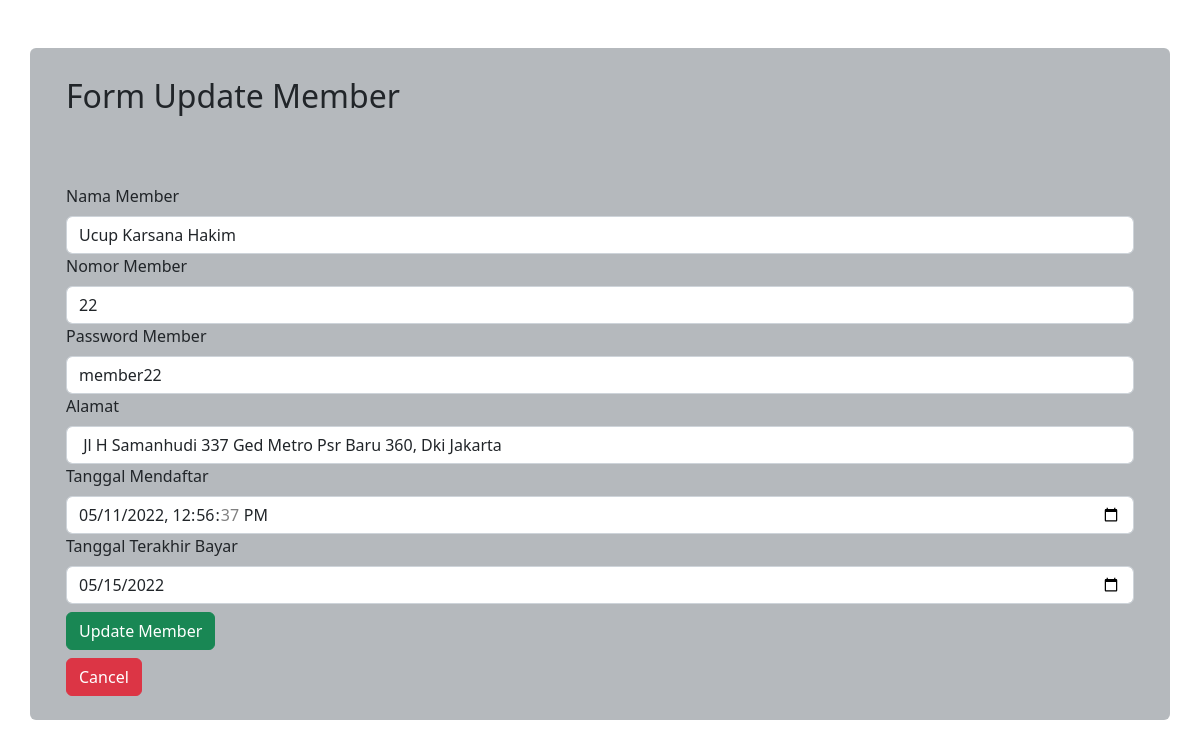
Page /MemberForm.php?id_member=1&form=update (signed in) on the committed database.
### tables this page shows
CREATE TABLE `member` (
  `id_member` int(11) NOT NULL,
  `nama_member` varchar(250) NOT NULL,
  `nomor_member` varchar(15) NOT NULL,
  `password_member` varchar(16) NOT NULL,
  `alamat` text NOT NULL,
  `tgl_mendaftar` datetime NOT NULL,
  `tgl_terakhir_bayar` date NOT NULL
);

### Model.php (called while the page is built, shortened)
<?php
function GetDataMemberById($pdo, $id)
{
    $sql = "SELECT * FROM member WHERE id_member = $id";
    $statement = $pdo->prepare($sql);
    $statement->execute();
    $member = $statement->fetch(PDO::FETCH_OBJ);
    return $member;
}

### MemberForm.php (the view, shortened to what this page needs)
<?php
require 'Koneksi.php';
require 'Model.php';
$form = $_GET['form'];
if ($form != 'tambah')
    $id = $_GET['id_member'];
if ($form == 'update') {
    $dataMember = GetDataMemberById($conn, $id);
} else if ($form == 'tambah') {
    if (isset($_POST['nama_member'])) {
        $nama_member = $_POST['nama_member'];
        $nomor_member = $_POST['nomor_member'];
        $password_member = $_POST['password_member'];
        $alamat = $_POST['alamat'];
        $tgl_mendaftar = $_POST['tgl_mendaftar'];
        $tgl_terakhir_bayar = $_POST['tgl_terakhir_bayar'];
        AddMember($conn, $nama_member, $nomor_member, $password_member, $alamat, $tgl_mendaftar, $tgl_terakhir_bayar);
    }
} else if ($form == 'delete') {
    DeleteMember($conn, $id);
}
?>
<!doctype html>
<html lang="en">
<head>
    <link href="https://cdn.jsdelivr.net/npm/bootstrap@5.2.0-beta1/dist/css/bootstrap.min.css" rel="stylesheet">
</head>
<body>
    <?php if ($form == 'tambah') : ?>
        <div class="container bg-secondary bg-opacity-50 mt-5 rounded">
            <p class="fs-2 p-4 mt-2">Form Tambah Member</p>
            <div class="p-4">
                <form class="mb-2" method="post">
                    <label for="nama_member" class="form-label">Nama Member</label>
                    <input type="text" class="form-control" name="nama_member" id="nama_member">
                    <label for="nomor_member" class="form-label">Nomor Member</label>
                    <input type="text" class="form-control" name="nomor_member" id="nomor_member">
                    <label for="password_member" class="form-label">Password Member</label>
                    <input type="text" class="form-control" name="password_member" id="password_member">
                    <label for="alamat" class="form-label">Alamat</label>
                    <input type="text" class="form-control" name="alamat" id="alamat">
                    <label for="tgl_mendaftar" class="form-label">Tanggal Mendaftar</label>
                    <input type="datetime-local" class="form-control" name="tgl_mendaftar" id="tgl_mendaftar">
                    <label for="tgl_terakhir_bayar" class="form-label">Tanggal Terakhir Bayar</label>
                    <input type="date" class="form-control" name="tgl_terakhir_bayar" id="tgl_terakhir_bayar">
                    <button class="btn btn-success mt-2" name='tambah' type="submit">Tambahkan Data</button>
                </form>
                <a href='Member.php'><button class="btn btn-danger text-white">Cancel</button></a>
            </div>
        </div>
    <?php elseif ($form == 'update') : ?>
        <div class="container bg-secondary bg-opacity-50 mt-5 rounded">
            <p class="fs-2 p-4 mt-2">Form Update Member</p>
            <div class="p-4">
                <form class="mb-2" method="post">
                    <label for="nama_member" class="form-label">Nama Member</label>
                    <input type="text" class="form-control" value="<?php $dataMember->nama_member;
                                                                    echo "$dataMember->nama_member" ?>" name="nama_member" id="nama_member">
                    <label for="nomor_member" class="form-label">Nomor Member</label>
                    <input type="text" class="form-control" value="<?php $dataMember->nomor_member;
                                                                    echo "$dataMember->nomor_member" ?>" name="nomor_member" id="nomor_member">
                    <label for="password_member" class="form-label">Password Member</label>
                    <input type="text" class="form-control" value="<?php $dataMember->password_member;
                                                                    echo "$dataMember->password_member" ?>" name="password_member" id="password_member">
                    <label for="alamat" class="form-label">Alamat</label>
                    <input type="text" class="form-control" value="<?php $dataMember->alamat;
                                                                    echo "$dataMember->alamat" ?>" name="alamat" id="alamat">
                    <label for="tgl_mendaftar" class="form-label">Tanggal Mendaftar</label>
                    <input type="datetime-local" class="form-control" value="<?php $dataMember->tgl_mendaftar;
                                                                                echo "$dataMember->tgl_mendaftar" ?>" name="tgl_mendaftar" id="tgl_mendaftar">
                    <label for="tgl_terakhir_bayar" class="form-label">Tanggal Terakhir Bayar</label>
                    <input type="date" class="form-control" value="<?php $dataMember->tgl_terakhir_bayar;
                                                                    echo "$dataMember->tgl_terakhir_bayar" ?>" name="tgl_terakhir_bayar" id="tgl_terakhir_bayar">
                    <button class="btn btn-success mt-2" name='update' type="submit">Update Member</button>
                </form>
                <a href='Member.php'><button class="btn btn-danger text-white">Cancel</button></a>
            </div>
        </div>
    <?php endif; ?>
</body>

### rows in the picture
member: nama_member "Ucup Karsana Hakim", nomor_member "22", password_member "member22", alamat "Jl H Samanhudi 337 Ged Metro Psr Baru 360, Dki Jakarta", tgl_mendaftar "05/11/2022 12:56:37", tgl_terakhir_bayar "05/15/2022"
